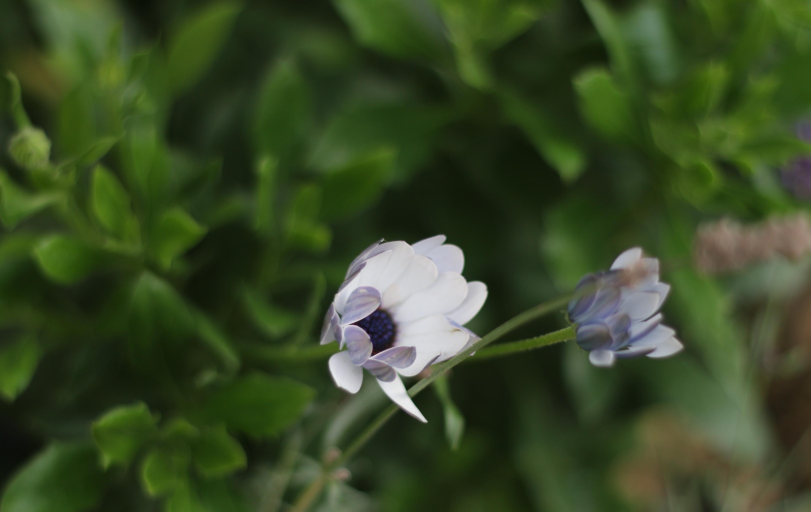
#> input picture feature_keypoint_match/1238_bokeh.jpg, 1622 x 1024 px (shown at 1/2 size)
$ python feature_keypoint_match.py
#> lines starting #> are read from the running program, lines starting #| are printed output that depends on the picture
#!/usr/bin/env python3
# -*- coding: utf-8 -*-
"""
Created on Tue Apr 23 16:37:02 2019
SIFT
@author: youxinlin
https://blog.csdn.net/lyxleft/article/details/89476175
就显示结果 中间匹配没显示 但draw只能看初始结果
"""

import numpy as np
import cv2


def sift_kp(image):
    gray_image = cv2.cvtColor(image, cv2.COLOR_BGR2GRAY)
    sift = cv2.xfeatures2d_SIFT.create()
    kp, des = sift.detectAndCompute(image, None)
    kp_image = cv2.drawKeypoints(gray_image, kp, None)
    return kp_image, kp, des


def get_good_match(des1, des2):
    bf = cv2.BFMatcher()
    matches = bf.knnMatch(des1, des2, k=2)
    good = []
    for m, n in matches:
        if m.distance < 0.75 * n.distance:
            good.append(m)
    return good, matches


def siftImageAlignment(img1, img2):
    _, kp1, des1 = sift_kp(img1)
    _, kp2, des2 = sift_kp(img2)
    goodMatch, matches = get_good_match(des1, des2)
    if len(goodMatch) > 4:
        ptsA = np.float32([kp1[m.queryIdx].pt for m in goodMatch]).reshape(-1, 1, 2)
        ptsB = np.float32([kp2[m.trainIdx].pt for m in goodMatch]).reshape(-1, 1, 2)
        ransacReprojThreshold = 4
        H, status = cv2.findHomography(ptsA, ptsB, cv2.RANSAC, ransacReprojThreshold);
        # 其中H为求得的单应性矩阵矩阵
        # status则返回一个列表来表征匹配成功的特征点。
        # ptsA,ptsB为关键点
        # cv2.RANSAC, ransacReprojThreshold这两个参数与RANSAC有关
        imgOut = cv2.warpPerspective(img2, H, (img1.shape[1], img1.shape[0]),
                                     flags=cv2.INTER_LINEAR + cv2.WARP_INVERSE_MAP)

    print(np.shape(matches), np.shape(goodMatch))
    match_image = cv2.drawMatchesKnn(img1, kp1, img2, kp2, matches, None, flags=2)
    cv2.imshow("match_image", match_image)
    cv2.waitKey(0)
    cv2.destroyWindow()
    return imgOut, H, status


img1 = cv2.imread('1238_bokeh.jpg')
#> img1 is the input picture: shape (1024, 1622, 3); mean B, G, R 37.6, 72.2, 56.1
img2 = cv2.imread('1238_original.jpg')
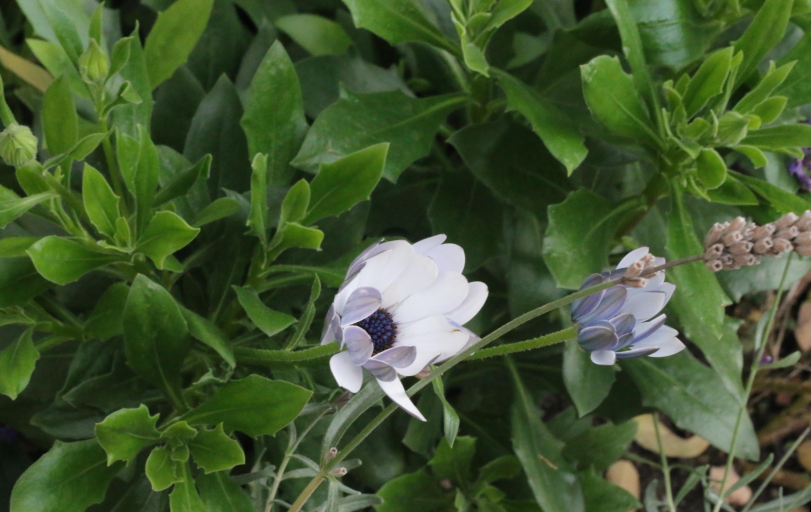
#> input picture feature_keypoint_match/1238_original.jpg, 1622 x 1024 px (shown at 1/2 size)
#> img2 is the input picture: shape (1024, 1622, 3); mean B, G, R 48.1, 86, 65.9
while img1.shape[0] > 1000 or img1.shape[1] > 1000:
    img1 = cv2.resize(img1, None, fx=0.5, fy=0.5, interpolation=cv2.INTER_AREA)
#> this loop made 1 pass
#> pass 1, `img1 = cv2.resize(img1, None, fx=0.5, fy=0.5, interpolation=cv2.INTER_..`:
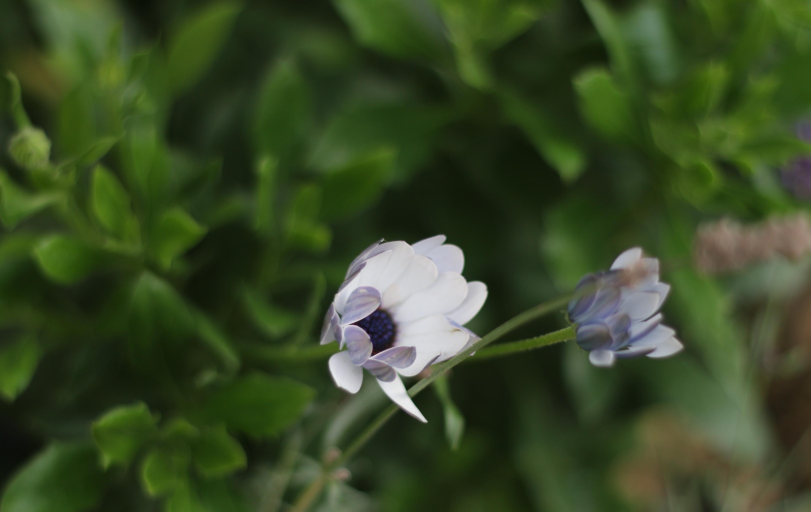
#> img1: shape (512, 811, 3); mean B, G, R 37.8, 72.4, 56.3
while img2.shape[0] > 1000 or img2.shape[1] > 1000:
    img2 = cv2.resize(img2, None, fx=0.5, fy=0.5, interpolation=cv2.INTER_AREA)
#> this loop made 1 pass
#> pass 1, `img2 = cv2.resize(img2, None, fx=0.5, fy=0.5, interpolation=cv2.INTER_..`:
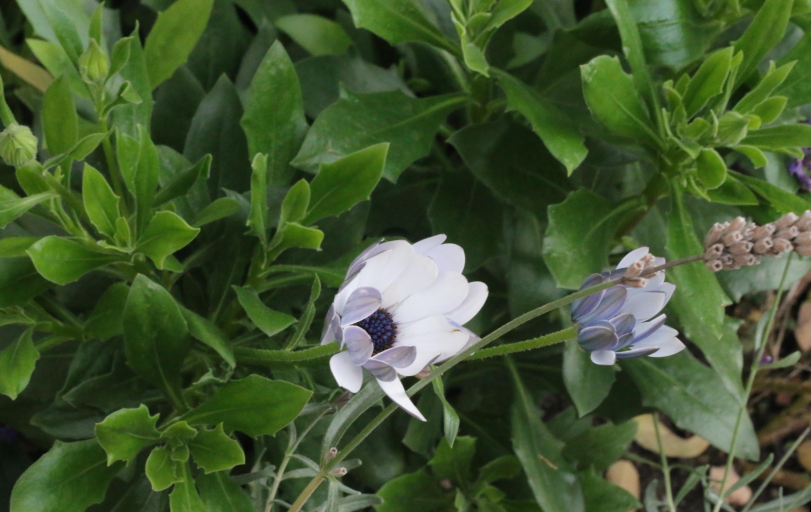
#> img2: shape (512, 811, 3); mean B, G, R 48.3, 86.1, 66.1

result, _, _ = siftImageAlignment(img1, img2)
#> in sift_kp, `gray_image = cv2.cvtColor(image, cv2.COLOR_BGR2GRAY)`:
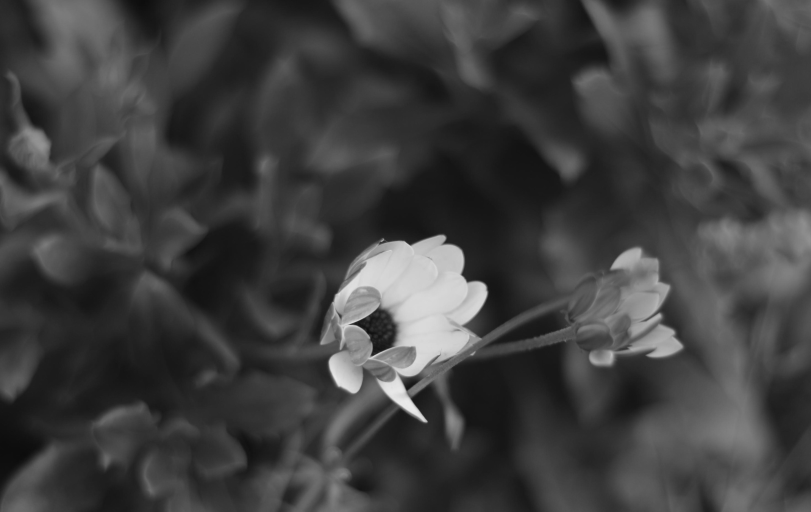
#> gray_image: shape (512, 811); min 12, max 234, mean 63.6
#> (the run stopped early here; a loop or call above may not have finished)
